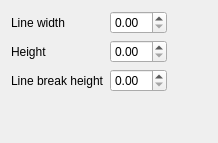
     <widget class="QWidget" name="Seite_3">
      <layout class="QGridLayout">
       <item row="0" column="0">
        <widget class="QLabel" name="label_8">
         <property name="text">
          <string>Line width</string>
         </property>
        </widget>
       </item>
       <item row="0" column="1">
        <widget class="QDoubleSpinBox" name="hairpinLineWidth"/>
       </item>
       <item row="0" column="2">
        <spacer>
         <property name="orientation">
          <enum>Qt::Horizontal</enum>
         </property>
         <property name="sizeHint" stdset="0">
          <size>
           <width>40</width>
           <height>20</height>
          </size>
         </property>
        </spacer>
       </item>
       <item row="1" column="0">
        <widget class="QLabel" name="label_9">
         <property name="text">
          <string>Height</string>
         </property>
        </widget>
       </item>
       <item row="1" column="1">
        <widget class="QDoubleSpinBox" name="hairpinHeight"/>
       </item>
       <item row="2" column="0">
        <widget class="QLabel" name="label_10">
         <property name="text">
          <string>Line break height</string>
         </property>
        </widget>
       </item>
       <item row="3" column="0">
        <spacer>
         <property name="orientation">
          <enum>Qt::Vertical</enum>
         </property>
         <property name="sizeHint" stdset="0">
          <size>
           <width>20</width>
           <height>40</height>
          </size>
         </property>
        </spacer>
       </item>
       <item row="2" column="1">
        <widget class="QDoubleSpinBox" name="hairpinContinueHeight"/>
       </item>
      </layout>
     </widget>
